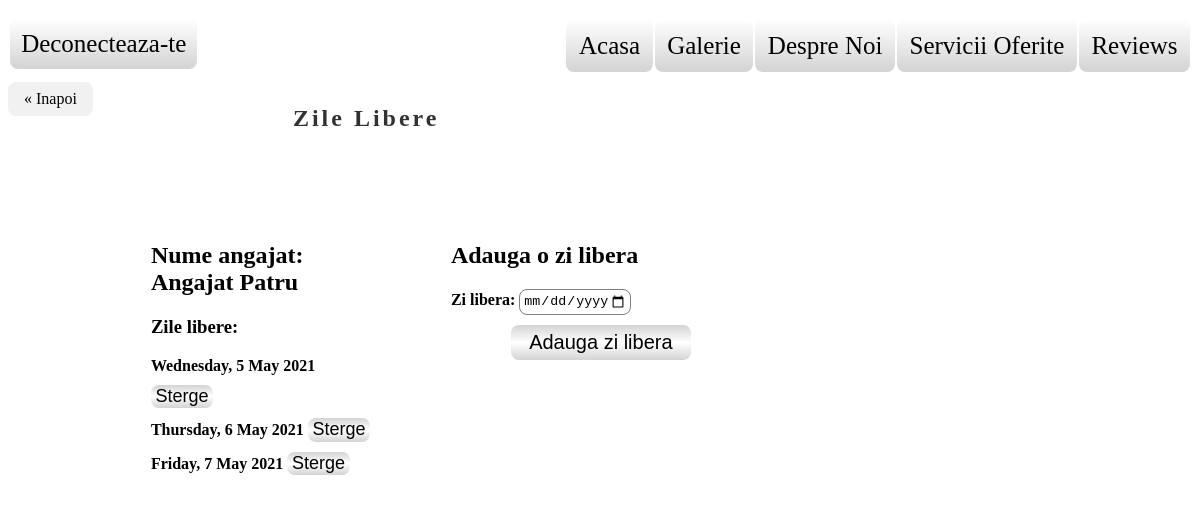
Screenshot of /gestZileLibereNew.php?idAng=19&mailUser=mailsef@gmail.com with the database file from the repository.
### tables this page shows
CREATE TABLE `angajat` (
  `tokenAng` int(11) NOT NULL,
  `idAng` int(11) NOT NULL,
  `numeAng` varchar(50) NOT NULL,
  `mailAng` varchar(50) NOT NULL,
  `nrTelAng` varchar(10) NOT NULL,
  `dataNaAng` date NOT NULL,
  `parolaAng` varchar(30) NOT NULL
);

CREATE TABLE `zilelibere` (
  `idAng` int(11) NOT NULL,
  `ziLibera` date NOT NULL
);

### functions2.php (called while the page is built, shortened)
<?php
	function get_numeAng_by_idAng($idAng){
		include "db_connect.php";
		$sql = "SELECT numeAng FROM angajat WHERE idAng ='$idAng'";
			$result= $conn->query($sql);
			$row = $result->fetch_assoc();
			$numeAng=$row["numeAng"];
		return $numeAng;
	}
?>

### gestZileLibereNew.php (the view, shortened to what this page needs)
<!DOCTYPE HTML>
<html>
	<head>
		<link rel="stylesheet"href="addZiLiberaCSS.css">
		<link rel="stylesheet"href="buttonsCSS.css">
		<link rel="stylesheet"href="prevAndTopBCSS.css">
	</head>
	<body>
	<?php
	include "db_connect.php";
	include "functions2.php";
	$idAng=$_GET['idAng'];
	$mailUser=$_GET['mailUser'];
	$nume = get_numeAng_by_idAng($idAng);
	echo' <div id="topbarid" class="topbar">
		<div id="tblid" class="tbl"> ';
			echo'<a href="index.php"> Deconecteaza-te </a>';
		echo'</div>
		<div id="tbrid" class="tbr">';
			echo'<a href="adminAccount.php?mailUser='.$mailUser.'">Acasa</a>';
			echo'<a href="galerieF2.php?mailUser='.$mailUser.'">Galerie</a>';
			echo'<a href="aboutUs.php?mailUser='.$mailUser.'"> Despre Noi</a>';
			echo'<a href="aboutServices.php?mailUser='.$mailUser.'"> Servicii Oferite </a>';
			echo'<a href="reviews.php?mailUser='.$mailUser.'"> Reviews </a>';
	echo'	</div>
	</div>';
	echo '<div class="titlu">';
		echo '<h2>Zile Libere</h2>';
	echo '</div>';
	echo'<a href="gestContAng.php?mailUser='.$mailUser.'" class="previous">&laquo; Inapoi</a>';
	$today = date('Y-m-d');
	$maxdate = date_create($today);
	date_modify($maxdate, '+1 year');
	$mindate = date_create($today);
	date_modify($mindate, '- 1 month');
	?>
<div class="container">
	<div class="vizProgrAng">
	<h2>Nume angajat: <?php echo $nume?> </h2>
	<?php
			$zileLibere = "SELECT ziLibera FROM zilelibere WHERE idAng ='$idAng' && ziLibera >= '$today' ";
			$result= $conn->query($zileLibere);
			if ($result->num_rows > 0) {
				echo '<h3>Zile libere:</h3>';
				while($row = $result->fetch_assoc()) {
					?>
					<form name="stergeZi" onsubmit="<?php echo htmlspecialchars($_SERVER["PHP_SELF"]);?>" method="POST">
						<label for="ziLibera"><b><?php echo strftime("%A,%e %B %Y",strtotime($row[ziLibera])); ?> </b></label>
						<button  class="formButton" name="<?php echo 'pressSterge'.$row[ziLibera];?>" type="submit">Sterge</button>
					</form>
						<?php
				}
			}
			else {
					echo "Angajatul nu are zile libere programate deocamdata.";
			}
	?>
	</div>
	<div class="addContainer">
	<form name="nameEditForm" onsubmit="<?php echo htmlspecialchars($_SERVER["PHP_SELF"]);?>" method="POST">
		<h2><b>Adauga o zi libera</b></h2>
		<div class="dataEdit">
			<label for="ziLibera"><b>Zi libera:</b></label>
			<input id="ziLibera"  name="ziLibera" type="date" placeholder="'dd-mm-yyyy'?>" max="<?php echo date_format($maxdate, 'Y-m-d')?>"  min="<?php echo date_format($mindate, 'Y-m-d')?>" required>
		</div>
		<button  class="smallButton" name="pressAdd" type="submit">Adauga zi libera</button>
	</form>
	</div>
</div>
	</body>
</html>

### addZiLiberaCSS.css (style rules this page uses)
body { background-image:url("images/homeBackgr.jpg"); min-height:620px; background-position: center; background-repeat: no-repeat; background-size: cover; position: relative; }
.container { position: relative; width:90%; height:490px; left:7%; top: 150px; border-radius: 8px; }
.vizProgrAng, .addContainer { top:5%; }
.vizProgrAng { position: absolute; width: 230px; max-height:80%; background-color:rgb(255,255,255,0.7); margin: 40px; padding-bottom: 20px; padding-left:20px; padding-right:20px; overflow:auto; border-radius: 8px; }
.addContainer { position: absolute; width: 300px; background-color:rgb(255,255,255,0.7); left:300px; margin: 40px; padding-bottom: 20px; padding-left:20px; padding-right:20px; border-radius: 8px; }
.addContainer input { color:black; background-color:white; padding:3px; border: 1px solid gray; border-radius: 8px; }
button { margin-top:10px; }

### buttonsCSS.css (style rules this page uses)
.smallButton { background-image:linear-gradient(lightgray,white,lightgray); border:1px; padding:2%; border-radius: 8px; margin-left:20%; width:60%; font-size:20px; text-align:center; color:black; }
.formButton { background-image:linear-gradient(lightgray,white,lightgray); border: 0.01px; padding-left:2%; padding-right:2%; padding-top:0.5%; padding-bottom:0.5%; border-radius: 8px; max-width:40%; font-size:18px; text-align:center; }

### prevAndTopBCSS.css (style rules this page uses)
a { text-decoration: none; display: inline-block; padding: 8px 16px; }
.previous { border-radius:8px; position:absolute; background-color: #f1f1f1; color: black; top:12%; }
.topbar { position: relative; background-repeat:no-repeat; height:10%; width:100%; top: 5px; left: 1px; }
.tbl { position:absolute; top:5px; left:0px; width:47%; }
.tbr { position:absolute; top:5px; right:0px; width:53%; }
.topbar a { border-radius: 8px; background-image:linear-gradient(white,lightgray); padding:1%; margin:1px; text-decoration:none; font-size:25px; color:black; padding:2%; }
.titlu { position:absolute; top:12%; opacity:0.8; background-color:white; width:30%; padding:3px; text-align:center; margin-left:15%; border-radius: 8px; letter-spacing: 3px; }

### rows the page displays
angajat: numeAng "Angajat Patru"
zilelibere: ziLibera "Wednesday, 5 May 2021"
zilelibere: ziLibera "Thursday, 6 May 2021"
zilelibere: ziLibera "Friday, 7 May 2021"
